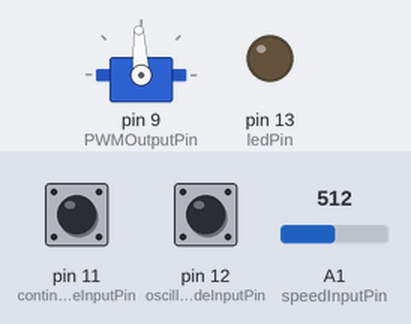
This sketch was run on a simulated Arduino Uno, built with avr-gcc and run on an emulated ATmega328P. Parts: servo, output pins drawn as LEDs (lit = HIGH). The inputs (shaded band) are chosen by the test bench; at power-on: pin 12 (oscillationModeInputPin) HIGH, pin 11 (continuousModeInputPin) HIGH, A1 (speedInputPin) = 512.

Above: at 1.2 s.
1.3 s: pin 12 (oscillationModeInputPin) pulled LOW for 1 s
At 1.9 s:
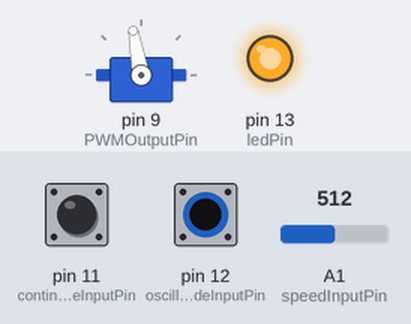
3.8 s: pin 12 (oscillationModeInputPin) pulled LOW for 0.15 s
At 4.7 s:
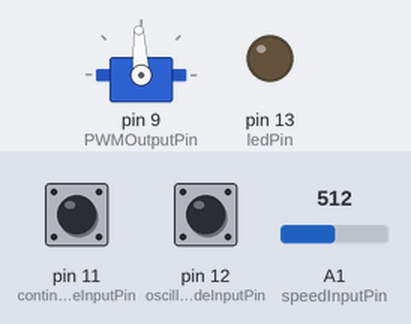
5.4 s: pin 12 (oscillationModeInputPin) pulled LOW for 3.2 s
At 7.75 s:
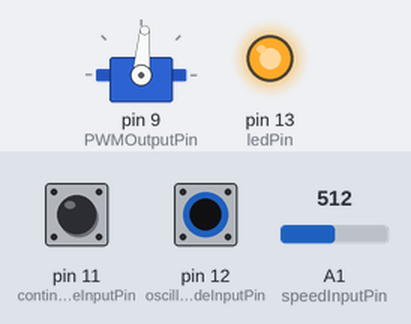
10.1 s: pin 11 (continuousModeInputPin) pulled LOW for 3.2 s
At 11.2 s:
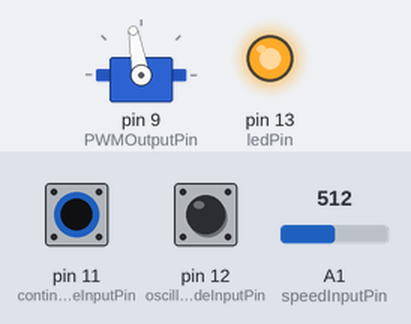
Timing chart, 0 to 14.8 s (numbered marks = the images above; inputs shaded):
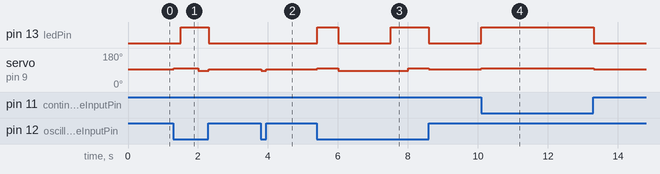

Measured:
- after the input at 1.3 s, pin 13 (ledPin): LOW → HIGH after 0.20 s, → LOW 0.80 s later; servo on pin 9 (PWMOutputPin): 93° → 100° at once, → 85° 0.70 s later, → 93° 0.30 s later
- after the input at 3.8 s, servo on pin 9 (PWMOutputPin): 93° → 85° at once, → 93° 0.15 s later
- after the input at 5.4 s, pin 13 (ledPin): LOW → HIGH at once, → LOW 0.60 s later, → HIGH 1.5 s later, → LOW 1.1 s later; servo on pin 9 (PWMOutputPin): 93° → 100° at once, → 85° 0.60 s later, → 100° 2.0 s later, → 93° 0.60 s later
- after the input at 10.1 s, pin 13 (ledPin): LOW → HIGH at once, → LOW 3.2 s later; servo on pin 9 (PWMOutputPin): 93° → 100° at once, → 93° 3.2 s later

The sketch:

controller.ino
```cpp
#include <Servo.h>

Servo sparkMax;

const int oscillationModeInputPin = 12;
const int continuousModeInputPin = 11;
const int PWMOutputPin = 9;
const int speedInputPin = A1;
const int ledPin = LED_BUILTIN;

enum mode {
  OFF, OSCILLATE, CONTINUE };
mode currentMode = OFF;

enum direction {
  FORWARD, REVERSE };
direction currentDirection = FORWARD;

const int stop = 1500;
const int maxSpeedPercent = 15;
const unsigned long reversalMillis = 2000;

int speedOutput = stop;
int blinkState = LOW;
unsigned long lastReversalMillis = 0;
unsigned long lastBlinkMillis = 0;

void setup() {
  sparkMax.attach(PWMOutputPin);

  pinMode(ledPin, OUTPUT);

  pinMode(oscillationModeInputPin, INPUT_PULLUP);
  pinMode(continuousModeInputPin, INPUT_PULLUP);
}

void loop() {
  unsigned long currentMillis = millis();

  // reverse current direction if an interval has passed
  if (currentMillis - lastReversalMillis >= reversalMillis) {
    lastReversalMillis = currentMillis;

    if (currentDirection == FORWARD) {
      currentDirection = REVERSE;
    } else {
      currentDirection = FORWARD;
    }
  }

  int speedInput = analogRead(speedInputPin);

  // set the LED blink interval to the range [1-2] seconds
  // and inversely proportional to the speed input
  int blinkMillis = map(speedInput, 0, 1023, 2000, 1000);

  // change the LED state if an interval has passed
  if (currentMillis - lastBlinkMillis >= blinkMillis) {
    lastBlinkMillis = currentMillis;

    if (blinkState == LOW) {
      blinkState = HIGH;
    } else {
      blinkState = LOW;
    }
  }

  // read the state of the mode selector switch
  if (digitalRead(continuousModeInputPin) == LOW) {
    currentMode = CONTINUE;
  } else if (digitalRead(oscillationModeInputPin) == LOW) {
    currentMode = OSCILLATE;
  } else {
    currentMode = OFF;
  }

  // set the outputs based on the selected control mode
  switch (currentMode) {
    case OFF: {
      digitalWrite(ledPin, LOW);
      speedOutput = stop;
    }
    break;

    case OSCILLATE: {
      digitalWrite(ledPin, blinkState);
      speedOutput = getSpeed(speedInput, currentDirection);
    }
    break;

    case CONTINUE: {
      digitalWrite(ledPin, HIGH);
      speedOutput = getSpeed(speedInput, FORWARD);
    }
    break;
  }

  sparkMax.writeMicroseconds(speedOutput);

  // wait 2 milliseconds before the next loop for the analog-to-digital
  // converter to settle after the last reading:
  delay(2);
}

int getSpeed(int input, direction dir) {
  int maxSpeed = (maxSpeedPercent * 1000 / 100) + stop;

  // map the input value to the positive output range [1500-2000]
  int speed = map(input, 0, 1023, stop, maxSpeed);

  // move the output to the negative range [1000-1500] if reversing
  if (dir == FORWARD) {
    return speed;
  } else {
    return stop + stop - speed;
  }
}
```
